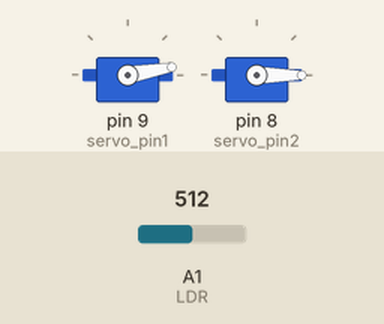
Bench run of a sketch on a simulated Arduino Uno, built with avr-gcc and run on an emulated ATmega328P. Shown: 2 × servo. The test bench sets the inputs (shaded band); at power-on: A1 (LDR) = 512. What the sketch prints to the serial monitor is not drawn.

Above: at 3.1 s.
At 10.1 s:
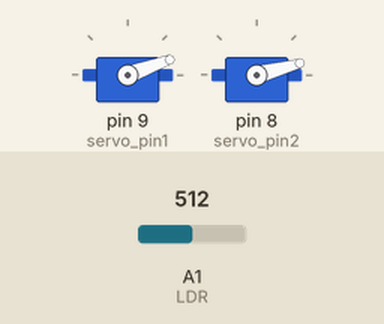
At 20.1 s:
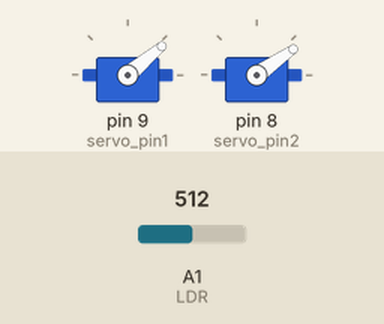
At 38.1 s:
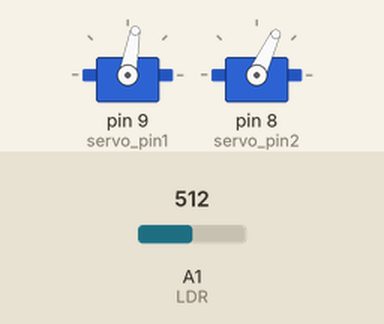
Timing chart, 0 to 39.6 s (numbered marks = the images above):
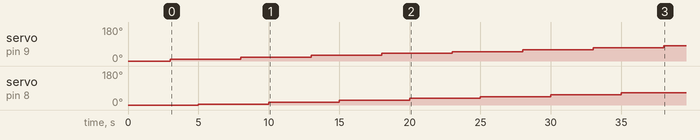

Measured:
- by itself, servo on pin 9 (servo_pin1): moves from 0° to 80° over 35.0 s
- by itself, servo on pin 8 (servo_pin2): moves from 0° to 65° over 30.0 s

The sketch:

twoservo.ino
```cpp
#include<Servo.h>
#include<SoftwareSerial.h>

Servo servo_1;
Servo servo_2;

const int LDR = A1;
int input_val = 0;

int servo_pin1 = 9;
int servo_pin2 = 8;
int pos = 0;
int pos1 = 0;
int pos2 = 0;

void setup() {
  // put your setup code here, to run once:
  servo_1.attach(servo_pin1);
  servo_2.attach(servo_pin2);
  Serial.begin(9600); // start serial monitor
  servo_1.write(pos);
  servo_2.write(pos);
  delay(2000);
}

void loop() {
  // put your main code here, to run repeatedly:


  while(pos<=170)
  {
    input_val = analogRead(LDR);
    Serial.print((String)input_val+" ");
    delay(1000);
    pos1 = pos + 10;
    pos2 = pos + 5;
    servo_1.write(pos1);
    delay(2000);
    servo_2.write(pos2);
    delay(2000);
    pos = pos + 10;
  }
}
```
